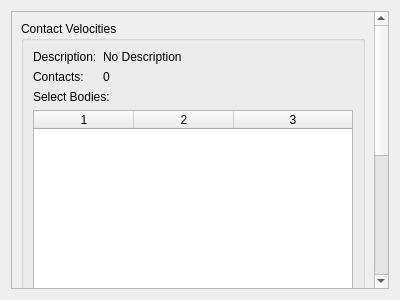
<?xml version="1.0" encoding="UTF-8"?>
<ui version="4.0">
 <class>ContactVelocitiesWidget</class>
 <widget class="QWidget" name="ContactVelocitiesWidget">
  <property name="geometry">
   <rect>
    <x>0</x>
    <y>0</y>
    <width>400</width>
    <height>300</height>
   </rect>
  </property>
  <property name="windowTitle">
   <string>Form</string>
  </property>
  <layout class="QGridLayout" name="gridLayout">
   <item row="0" column="0">
    <widget class="QScrollArea" name="_contactScroll">
     <property name="horizontalScrollBarPolicy">
      <enum>Qt::ScrollBarAlwaysOff</enum>
     </property>
     <property name="widgetResizable">
      <bool>true</bool>
     </property>
     <widget class="QWidget" name="_contactContents">
      <property name="geometry">
       <rect>
        <x>0</x>
        <y>-256</y>
        <width>364</width>
        <height>536</height>
       </rect>
      </property>
      <layout class="QGridLayout" name="gridLayout_3">
       <item row="0" column="0">
        <widget class="QGroupBox" name="_contactsGroupBox">
         <property name="title">
          <string>Contact Velocities</string>
         </property>
         <layout class="QGridLayout" name="gridLayout_6">
          <item row="0" column="0">
           <layout class="QFormLayout" name="_contactFormLayout">
            <item row="0" column="0">
             <widget class="QLabel" name="_contactDescriptionLabel">
              <property name="text">
               <string>Description:</string>
              </property>
             </widget>
            </item>
            <item row="0" column="1">
             <widget class="QLabel" name="_contactDescription">
              <property name="text">
               <string>No Description</string>
              </property>
              <property name="wordWrap">
               <bool>true</bool>
              </property>
             </widget>
            </item>
            <item row="1" column="0">
             <widget class="QLabel" name="_contactContactsLabel">
              <property name="text">
               <string>Contacts:</string>
              </property>
             </widget>
            </item>
            <item row="1" column="1">
             <widget class="QLabel" name="_contacts">
              <property name="text">
               <string>0</string>
              </property>
             </widget>
            </item>
           </layout>
          </item>
          <item row="1" column="0">
           <layout class="QVBoxLayout" name="_contactLayout">
            <item>
             <widget class="QLabel" name="_contactFilterLabel">
              <property name="text">
               <string>Select Bodies:</string>
              </property>
             </widget>
            </item>
            <item>
             <widget class="QTableWidget" name="_contactBodyPairs">
              <property name="editTriggers">
               <set>QAbstractItemView::NoEditTriggers</set>
              </property>
              <property name="selectionBehavior">
               <enum>QAbstractItemView::SelectRows</enum>
              </property>
              <property name="columnCount">
               <number>3</number>
              </property>
              <attribute name="horizontalHeaderShowSortIndicator" stdset="0">
               <bool>true</bool>
              </attribute>
              <attribute name="horizontalHeaderStretchLastSection">
               <bool>true</bool>
              </attribute>
              <attribute name="verticalHeaderVisible">
               <bool>false</bool>
              </attribute>
              <attribute name="verticalHeaderDefaultSectionSize">
               <number>20</number>
              </attribute>
              <column/>
              <column/>
              <column/>
             </widget>
            </item>
            <item>
             <widget class="QLabel" name="_contactListLabel">
              <property name="text">
               <string>Velocities:</string>
              </property>
             </widget>
            </item>
            <item>
             <widget class="QTableWidget" name="_contactTable">
              <property name="editTriggers">
               <set>QAbstractItemView::NoEditTriggers</set>
              </property>
              <property name="selectionBehavior">
               <enum>QAbstractItemView::SelectRows</enum>
              </property>
              <property name="columnCount">
               <number>1</number>
              </property>
              <attribute name="horizontalHeaderShowSortIndicator" stdset="0">
               <bool>true</bool>
              </attribute>
              <attribute name="horizontalHeaderStretchLastSection">
               <bool>true</bool>
              </attribute>
              <attribute name="verticalHeaderVisible">
               <bool>false</bool>
              </attribute>
              <attribute name="verticalHeaderDefaultSectionSize">
               <number>20</number>
              </attribute>
              <column/>
             </widget>
            </item>
           </layout>
          </item>
         </layout>
        </widget>
       </item>
      </layout>
     </widget>
    </widget>
   </item>
  </layout>
 </widget>
 <resources/>
 <connections/>
</ui>
